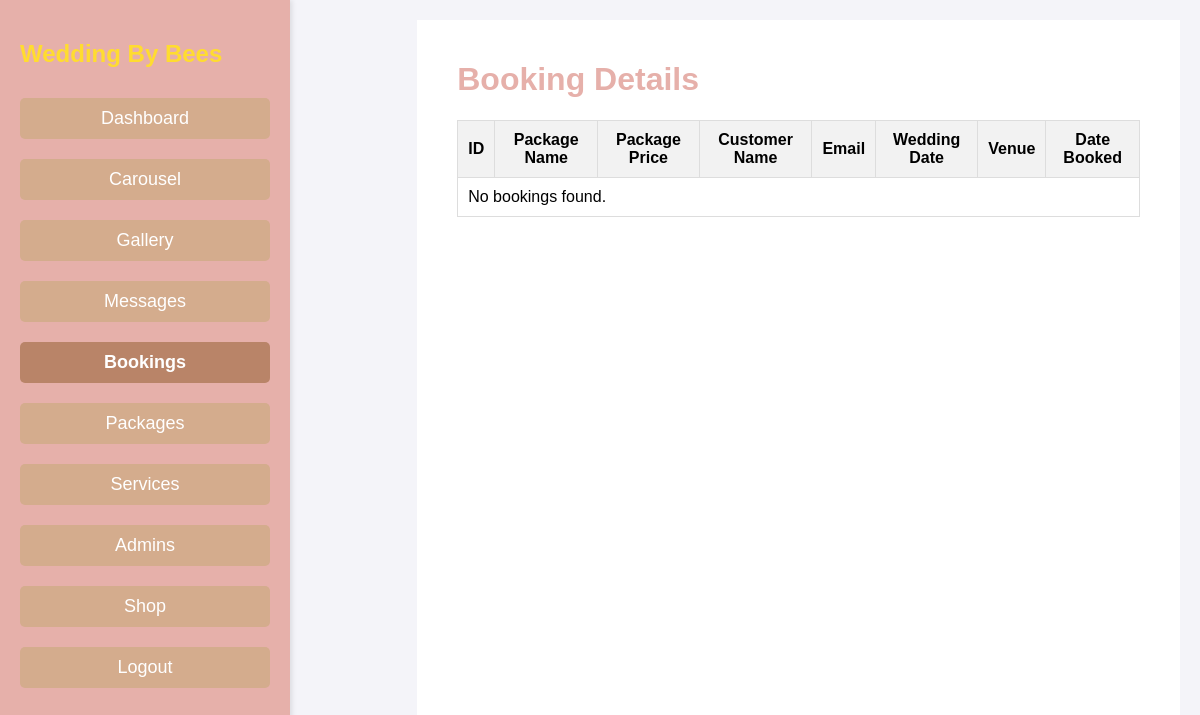
The app's page /admin/bookings.php (signed in), older data.
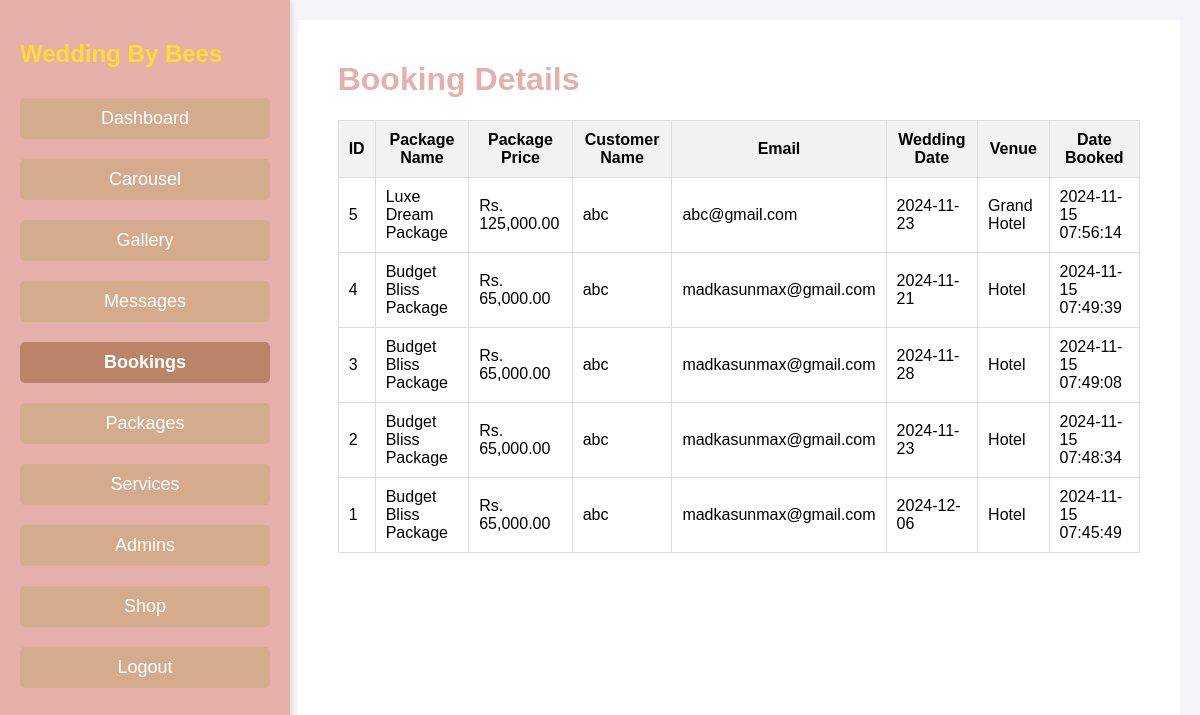
The same page, newer data.
### tables this page shows
CREATE TABLE `bookings` (
  `id` int(11) NOT NULL,
  `customer_name` varchar(255) NOT NULL,
  `email` varchar(255) NOT NULL,
  `wedding_date` date NOT NULL,
  `venue` varchar(255) NOT NULL,
  `package_name` varchar(255) NOT NULL,
  `package_price` decimal(10,2) NOT NULL,
  `created_at` timestamp NOT NULL DEFAULT current_timestamp()
);

### admin/bookings.php (the view, shortened to what this page needs)
<?php
include '../inc/links.php';
?>
<?php
$sql = "SELECT id, package_name, package_price, customer_name, email, wedding_date, venue, created_at FROM bookings ORDER BY created_at DESC";
$result = $conn->query($sql);
$bookings = array();
if ($result->num_rows > 0) {
    while ($row = $result->fetch_assoc()) {
        $bookings[] = $row;
    }
} else {
    echo "No bookings found.";
}
?>
<!DOCTYPE html>
<html lang="en">
<head>
    <link rel="stylesheet" href="../css/dashboard.css">
</head>
<body>
<div class="dashboard-container">
    <?php include 'header.php' ?>
    <div class="main-content">
        <div class="booking-section">
            <h1>Booking Details</h1>
            <table class="table table-bordered">
                <thead>
                    <tr>
                        <th>ID</th>
                        <th>Package Name</th>
                        <th>Package Price</th>
                        <th>Customer Name</th>
                        <th>Email</th>
                        <th>Wedding Date</th>
                        <th>Venue</th>
                        <th>Date Booked</th>
                    </tr>
                </thead>
                <tbody>
                    <?php
                    if (!empty($bookings)) {
                        foreach ($bookings as $booking) {
                            echo "<tr>";
                            echo "<td>" . $booking['id'] . "</td>";
                            echo "<td>" . $booking['package_name'] . "</td>";
                            echo "<td>Rs. " . number_format($booking['package_price'], 2) . "</td>";
                            echo "<td>" . $booking['customer_name'] . "</td>";
                            echo "<td>" . $booking['email'] . "</td>";
                            echo "<td>" . $booking['wedding_date'] . "</td>";
                            echo "<td>" . $booking['venue'] . "</td>";
                            echo "<td>" . $booking['created_at'] . "</td>";
                            echo "</tr>";
                        }
                    } else {
                        echo "<tr><td colspan='8'>No bookings found.</td></tr>";
                    }
                    ?>
                </tbody>
            </table>
        </div>
    </div>
</div>
</body>
</html>

Row changes from the older to the newer data that the page shows:
added bookings: id "5", package_name "Luxe Dream Package", package_price "125,000.00", customer_name "abc", email "abc@gmail.com", wedding_date "2024-11-23", venue "Grand Hotel", created_at "2024-11-15 07:56:14"
added bookings: id "4", package_name "Budget Bliss Package", package_price "65,000.00", customer_name "abc", email "madkasunmax@gmail.com", wedding_date "2024-11-21", venue "Hotel", created_at "2024-11-15 07:49:39"
added bookings: id "3", package_name "Budget Bliss Package", package_price "65,000.00", customer_name "abc", email "madkasunmax@gmail.com", wedding_date "2024-11-28", venue "Hotel", created_at "2024-11-15 07:49:08"
added bookings: id "2", package_name "Budget Bliss Package", package_price "65,000.00", customer_name "abc", email "madkasunmax@gmail.com", wedding_date "2024-11-23", venue "Hotel", created_at "2024-11-15 07:48:34"
added bookings: id "1", package_name "Budget Bliss Package", package_price "65,000.00", customer_name "abc", email "madkasunmax@gmail.com", wedding_date "2024-12-06", venue "Hotel", created_at "2024-11-15 07:45:49"
Text that changed along with them:
text no longer shown: "No bookings found."
